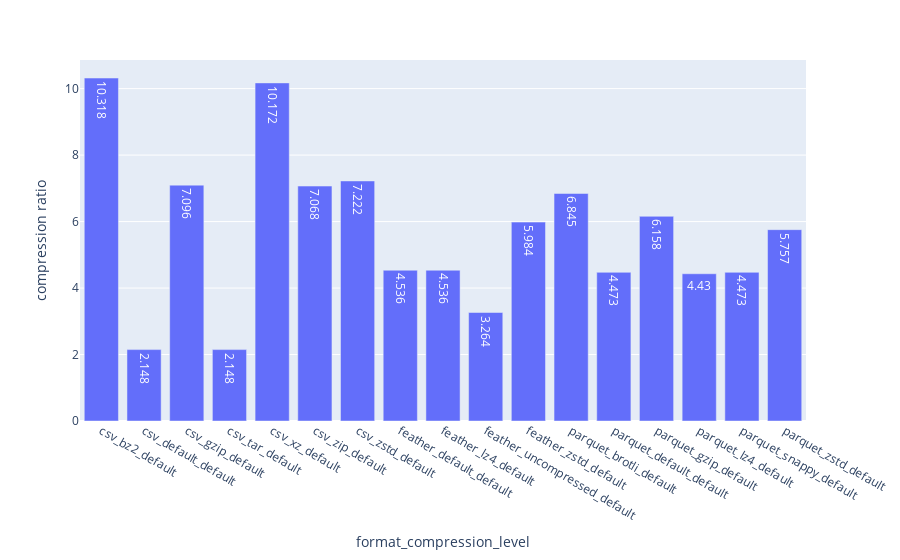

Source (notebook cell):
### Code cell
fig = px.bar(df_default_cl, x="method_compression_with_level", y="comp_ratio", text_auto=True,
             labels={"comp_ratio": "compression ratio",
                     "method_compression_with_level": "format_compression_level"},)
fig.show()
fig.write_image("./plots_date/pandas_ff_bar_comp_ratio.svg")

### Figure 1 — Plotly figure (JSON) as saved in the notebook; plotly's stock layout.template omitted (floating-point values rounded to 4 significant figures)
{"data": [{"alignmentgroup": "True", "hovertemplate": "format_compression_level=%{x}<br>compression ratio=%{y}<extra></extra>", "legendgroup": "", "marker": {"color": "#636efa", "pattern": {"shape": ""}}, "name": "", "offsetgroup": "", "orientation": "v", "showlegend": false, "textposition": "auto", "texttemplate": "%{y}", "type": "bar", "x": ["csv_bz2_default", "csv_default_default", "csv_gzip_default", "csv_tar_default", "csv_xz_default", "csv_zip_default", "csv_zstd_default", "feather_default_default", "feather_lz4_default", "feather_uncompressed_default", "feather_zstd_default", "parquet_brotli_default", "parquet_default_default", "parquet_gzip_default", "parquet_lz4_default", "parquet_snappy_default", "parquet_zstd_default"], "xaxis": "x", "y": [10.32, 2.148, 7.096, 2.148, 10.17, 7.068, 7.222, 4.536, 4.536, 3.264, 5.984, 6.845, 4.473, 6.158, 4.43, 4.473, 5.757], "yaxis": "y"}], "layout": {"barmode": "relative", "legend": {"tracegroupgap": 0}, "margin": {"t": 60}, "xaxis": {"anchor": "y", "domain": [0, 1], "title": {"text": "format_compression_level"}}, "yaxis": {"anchor": "x", "domain": [0, 1], "title": {"text": "compression ratio"}}}}
